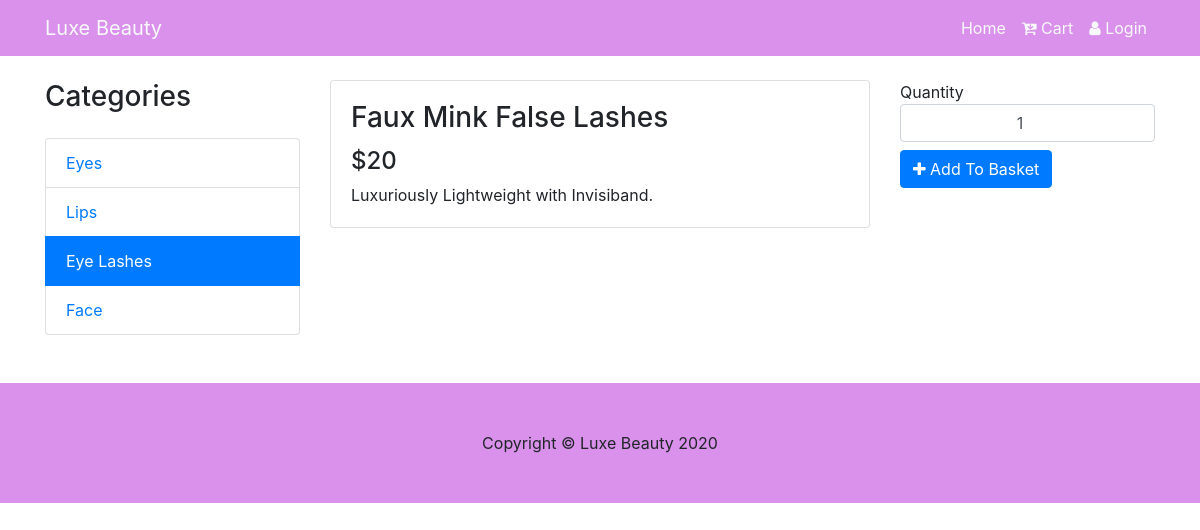
The app's page /store/products/details/5 with its own data.
### app/models.py (models this page shows, shortened)
class Category(db.Model):
    __tablename__ = 'categories'
    id = db.Column(db.Integer, primary_key=True)
    name = db.Column(db.String(100), nullable=False)
    description = db.Column(db.String())
    created_at = db.Column(db.DateTime(), default=datetime.utcnow, index=True)
    updated_at = db.Column(db.DateTime())
    @property
    def serialize(self):
        return {
            "id": self.id,
            "name": self.name,
            "description": self.description
        }

class Product(db.Model):
    __tablename__ = 'products'
    id = db.Column(db.Integer, primary_key=True)
    name = db.Column(db.String(100), nullable=False)
    description = db.Column(db.String(100), nullable=False)
    image = db.Column(db.String, nullable=False)
    stock = db.Column(db.Integer, nullable=False)
    price = db.Column(db.Integer, nullable=False)
    category_id = db.Column(db.Integer, db.ForeignKey(
        'categories.id'), nullable=False
    )
    created_at = db.Column(db.DateTime(), default=datetime.utcnow, index=True)
    updated_at = db.Column(db.DateTime())
    @property
    def serialize(self):
        return {
            "name": self.name,
            "id": self.id,
            "price": self.price,
            "stock": self.stock,
            "image_url": self.image,
            "description": self.description,
            "category_id": self.category_id
        }

### app/routes/products.py (the view)
@bp.route("/products/details/<product_id>")
def product_details(product_id):
    categories = Category.query.all()
    product = Product.query.filter_by(id=product_id).first()
    categories_data = [category.serialize for category in categories]
    return render_template("products/product_details.html",
                           product=product.serialize,
                           categories=categories_data)

### app/templates/products/product_details.html (shortened to what this page needs)
{% extends 'base.html' %}
{%block content%}
<div class="container">
    <div class="row">
      <div class="col-lg-3">
        <h3 class="my-4">Categories</h3>
        <div class="list-group">
            <div class="list-group">
                {% for category in categories%}
                    {%if category.id == product.category_id%}
                        <a href="{{url_for('bp.products_by_categoryId', category_id=category.id)}}" class="list-group-item active">{{category.name}}</a>
                    {% else %}
                        <a href="{{url_for('bp.products_by_categoryId', category_id=category.id)}}" class="list-group-item">{{category.name}}</a>
                    {% endif %}
                {% endfor %}
              </div>
        </div>
      </div>
      <div class="col-lg-6">
        <div class="card mt-4">
          <div class="card-body">
            <h3 class="card-title">{{product.name}}</h3>
            <h4>${{product.price}}</h4>
            <p class="card-text">{{product.description}}</p>
          </div>
        </div>
      </div>
      <div class="col-lg-3 mt-4">
        Quantity
        <input type="number" id="item-qty" class="form-control text-center" value=1>
        <button data-prod_id={{product.id}} id="add-to-cart" class="mt-2 btn btn-primary"><i class="fa fa-plus" aria-hidden="true"></i>
            Add To Basket</button>
            <br>
      </div>
    </div>
  </div>
<footer class="py-5 mt-5 footer">
    <div class="container">
      <p class="m-0 text-center">Copyright © Luxe Beauty 2020</p>
    </div>
  </footer>
{%endblock%}

### app/static/css/styles.css (style rules this page uses)
.footer { background-color: rgb(217, 145, 235); }

### records on screen
Category: name "Eyes"
Category: name "Lips"
Category: name "Eye Lashes"
Category: name "Face"
Product: name "Faux Mink False Lashes", description "Luxuriously Lightweight with Invisiband."

### other values on screen
{{ product.price }} "20"
